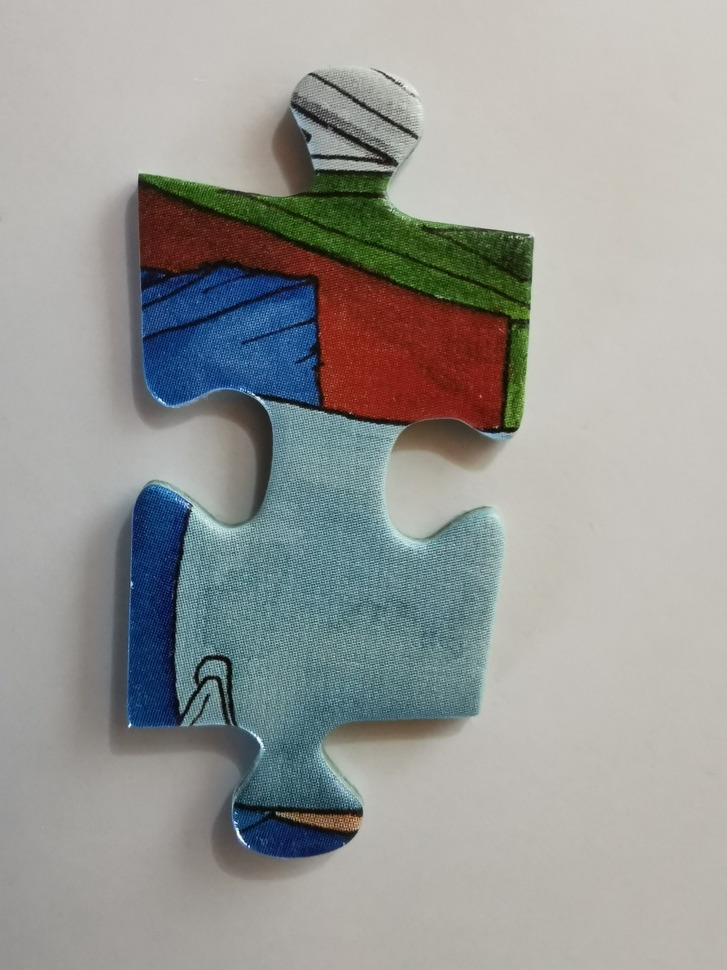
#> input picture puzzle_data/puzzle4_1.jpg, 727 x 970 px, shrunk from 3456 x 4608 before the run, found by its file name
$ python remove_background_2.py
#> lines starting #> are read from the running program, lines starting #| are printed output that depends on the picture; after the words box and inside, x2 and y2 are one past the last pixel; in counts of white or black regions, pixels touching at a corner belong together
#> further down, img is the input picture: shape (970, 727, 3); mean B, G, R 150.9, 153.9, 152.7
import numpy as np
import cv2 as cv
from matplotlib import pyplot as plt
import sys
from  PIL  import Image

#remove background of an image
def remove_background_of(img):

    original = img.copy()

    l = int(max(5, 6))
    u = int(min(6, 6))

    edges = cv.GaussianBlur(img, (21, 51), 3)
    edges = cv.cvtColor(edges, cv.COLOR_BGR2GRAY)
#> edges: shape (970, 727)
    edges = cv.Canny(edges, l, u)
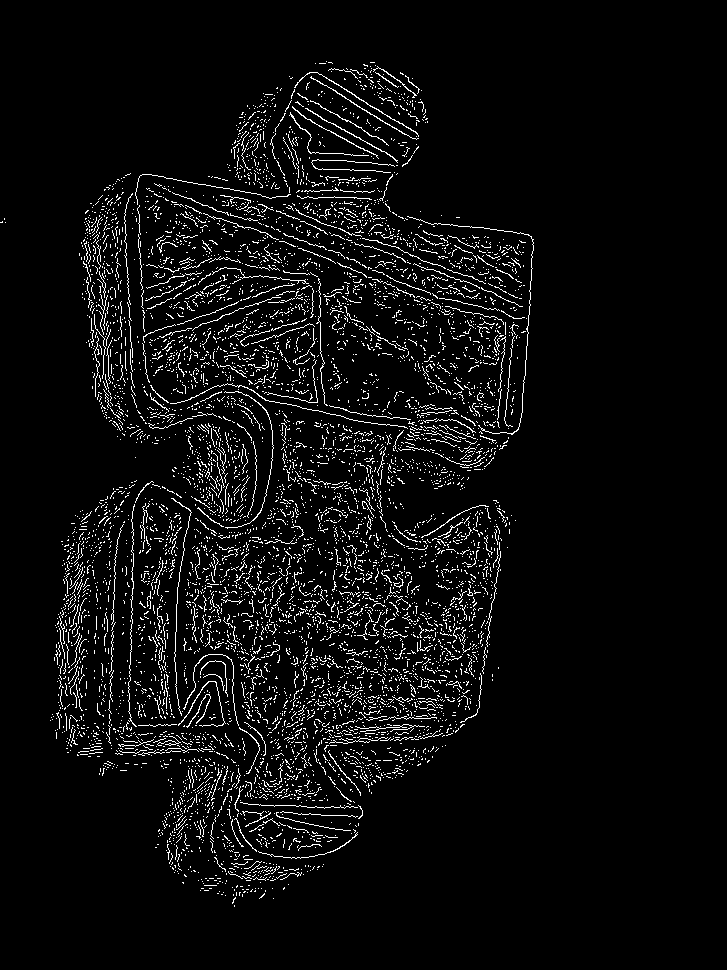
#> edges: shape (970, 727); 5% white in thin lines or dots, all inside (x1, y1, x2, y2) = (0, 61, 534, 907)

    _, thresh = cv.threshold(edges, 0, 255, cv.THRESH_BINARY  + cv.THRESH_OTSU)
    kernel = cv.getStructuringElement(cv.MORPH_ELLIPSE, (5, 5))
    mask = cv.morphologyEx(thresh, cv.MORPH_CLOSE, kernel, iterations=4)
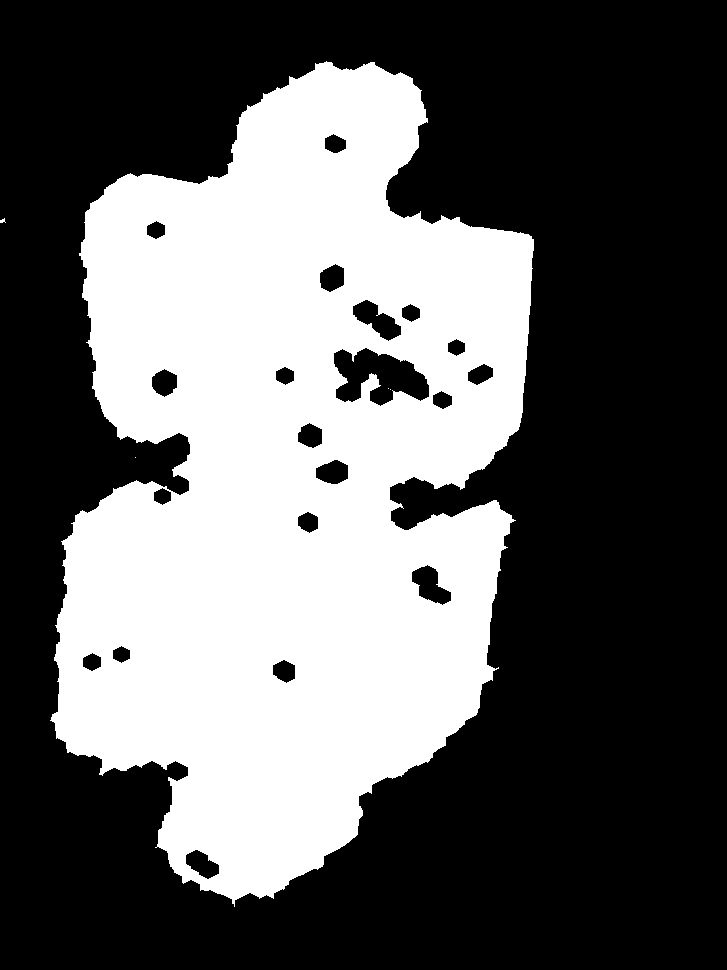
#> mask: shape (970, 727); 37.6% white; 5 white regions (4 under 20 px), largest, box (x1, y1, x2, y2) and area: (50, 61, 534, 907) 264968

    data = mask.tolist()
#> data = 970 items
    sys.setrecursionlimit(10**8)
    for i in  range(len(data)):
        for j in  range(len(data[i])):
            if data[i][j] !=  255:
                data[i][j] =  -1
            else:
                break
        for j in  range(len(data[i])-1, -1, -1):
            if data[i][j] !=  255:
                data[i][j] =  -1
            else:
                break
    image = np.array(data)
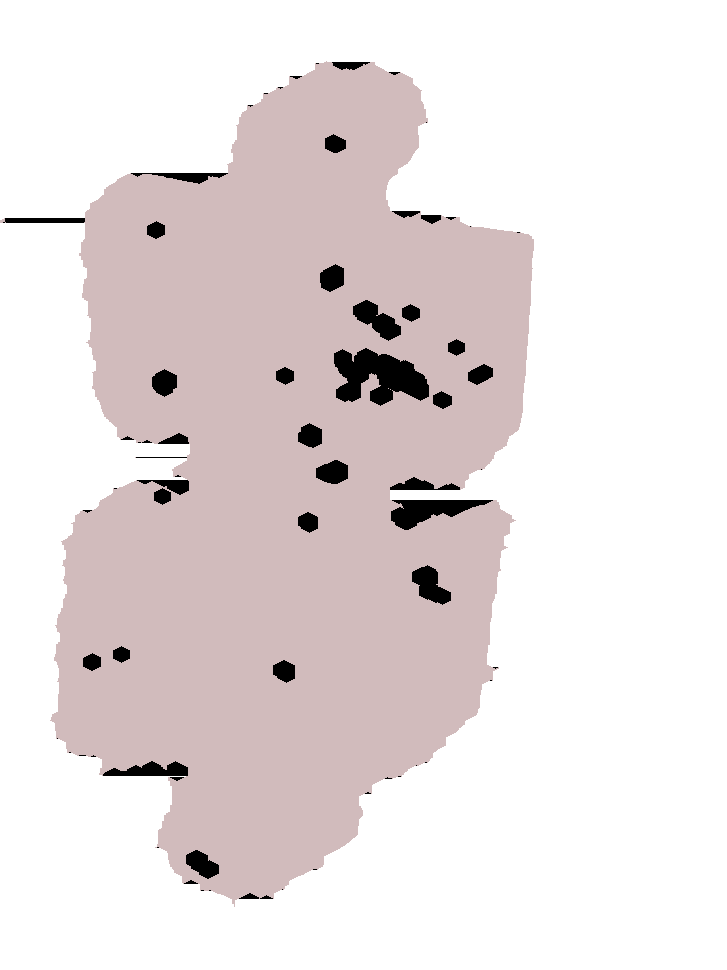
#> image: shape (970, 727) int64; 3 distinct labels, from -1 to 255; one colour per label, 0 black, -1 white
    image[image !=  -1] =  255
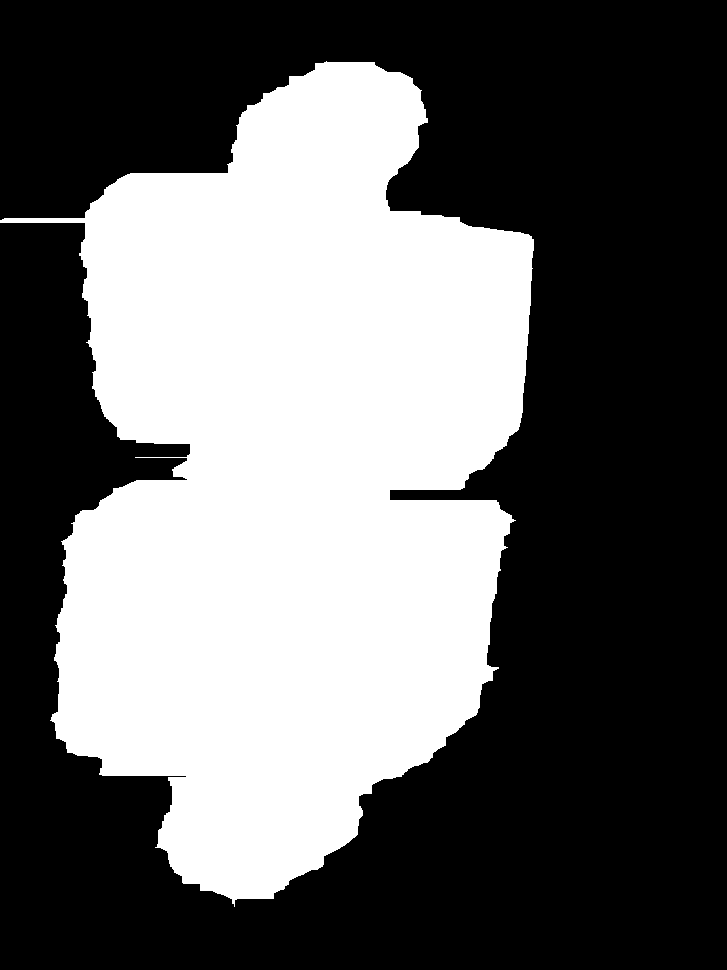
#> image: shape (970, 727) int64; values -1 (black) and 255 (white), 39.9% white; 1 white region, box (x1, y1, x2, y2) and area: (0, 61, 534, 907) 281173
    image[image ==  -1] =  0

    mask = np.array(image, np.uint8)

    result = cv.bitwise_and(original, original, mask=mask)
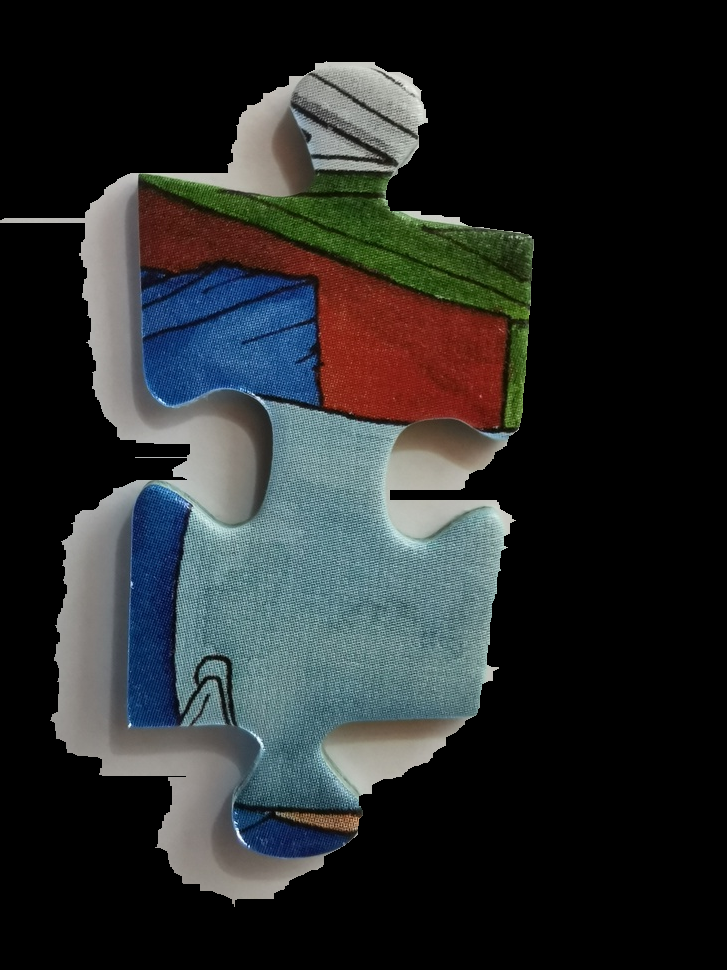
#> result: shape (970, 727, 3); mean B, G, R 42.2, 42, 39.2
    result[mask ==  0] =  255
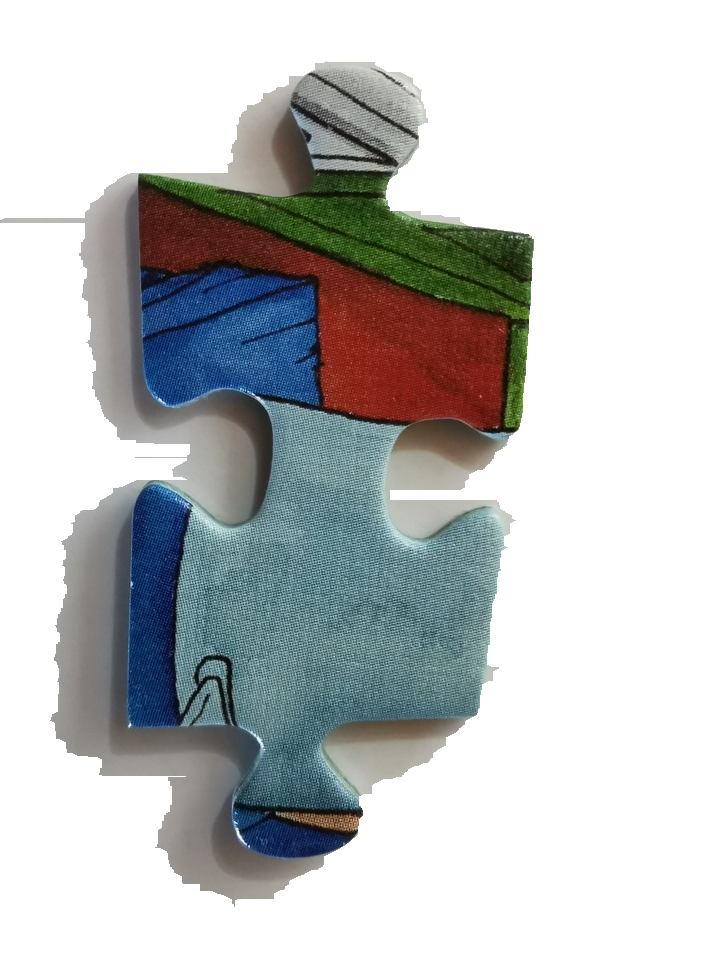
#> result: shape (970, 727, 3); mean B, G, R 195.6, 195.4, 192.5
    plt.imshow(result)
    plt.show()

    return result

img = cv.imread('./puzzle_data/puzzle4_1.jpg')
res = remove_background_of(img)

$ run again, with puzzle_data/puzzle1_1.jpg copied over puzzle_data/puzzle4_1.jpg
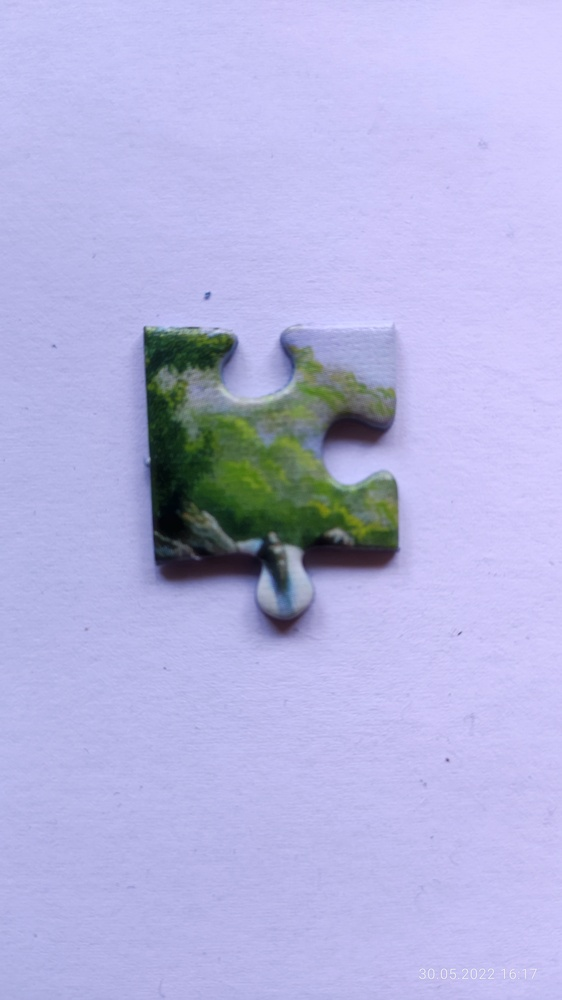
#> input picture puzzle_data/puzzle1_1.jpg, 562 x 1000 px, shrunk from 2600 x 4624 before the run, found by its file name
#> img is the input picture: shape (1000, 562, 3); mean B, G, R 223.2, 179.8, 180.3
#> in remove_background_of, `edges = cv.Canny(edges, l, u)`:
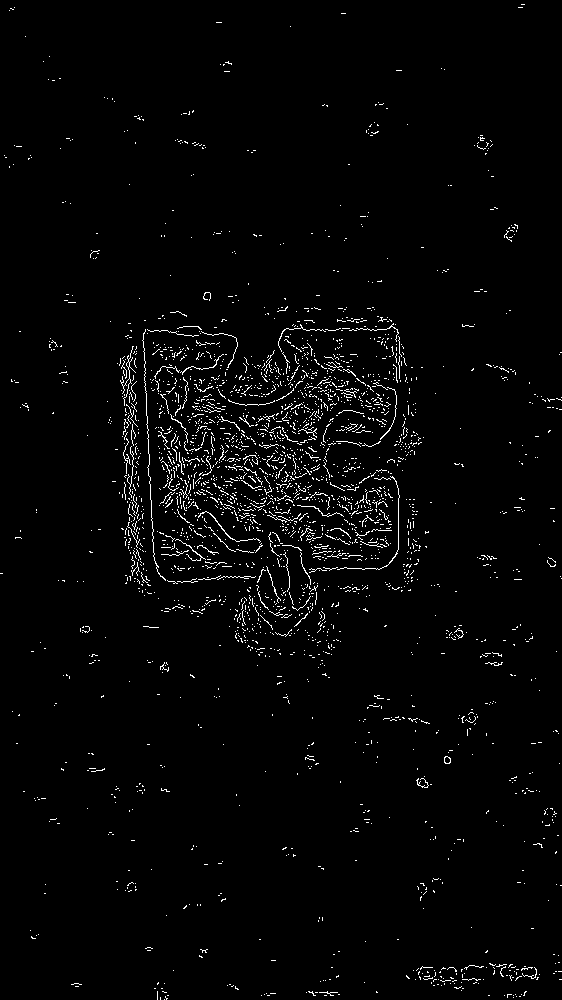
#> edges: shape (1000, 562); 2.2% white in thin lines or dots
#> data = 1000 items
#> in remove_background_of, `result[mask ==  0] =  255`:
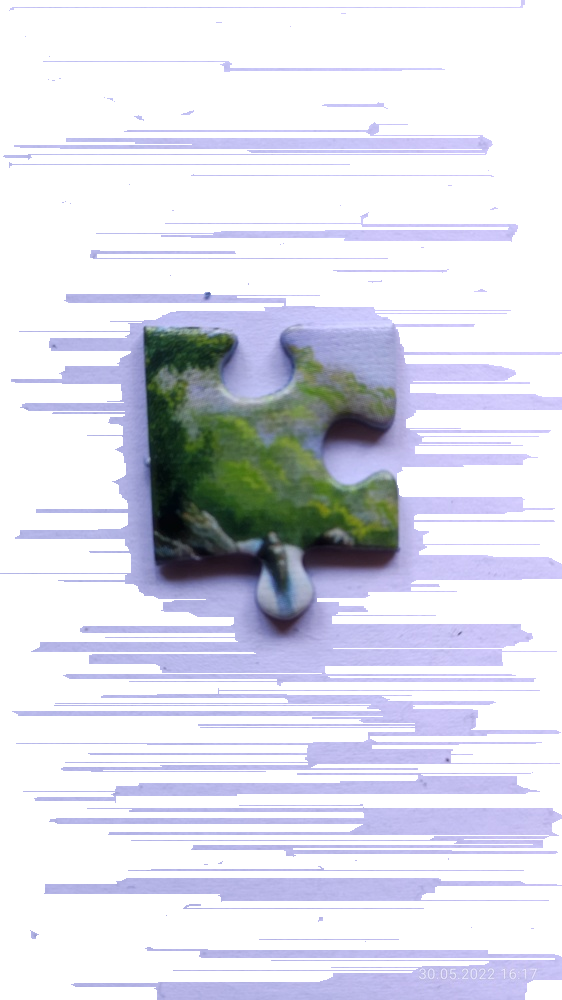
#> result: shape (1000, 562, 3); mean B, G, R 232.7, 221.6, 220.6

$ run again, with puzzle_data/puzzle3_1.jpg copied over puzzle_data/puzzle4_1.jpg
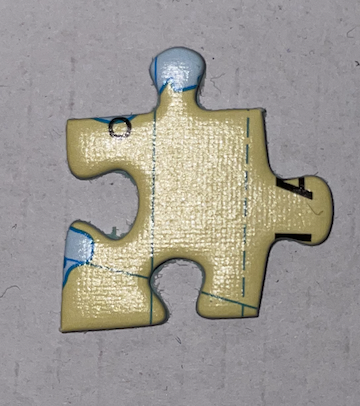
#> input picture puzzle_data/puzzle3_1.jpg, 360 x 406 px, found by its file name
#> img is the input picture: shape (406, 360, 3); mean B, G, R 146.6, 152.4, 156.4
#> in remove_background_of, `edges = cv.Canny(edges, l, u)`:
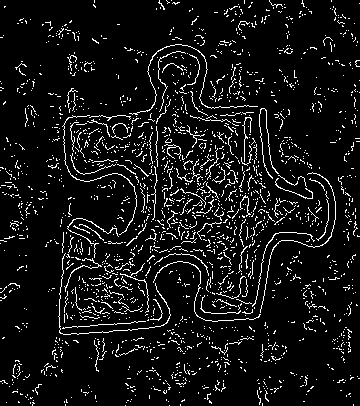
#> edges: shape (406, 360); 7.8% white in thin lines or dots
#> data = 406 items
#> in remove_background_of, `result[mask ==  0] =  255`:
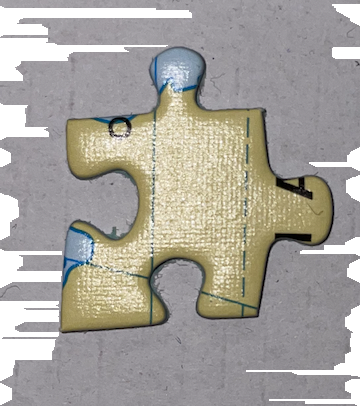
#> result: shape (406, 360, 3); mean B, G, R 156.9, 163.3, 166.9
